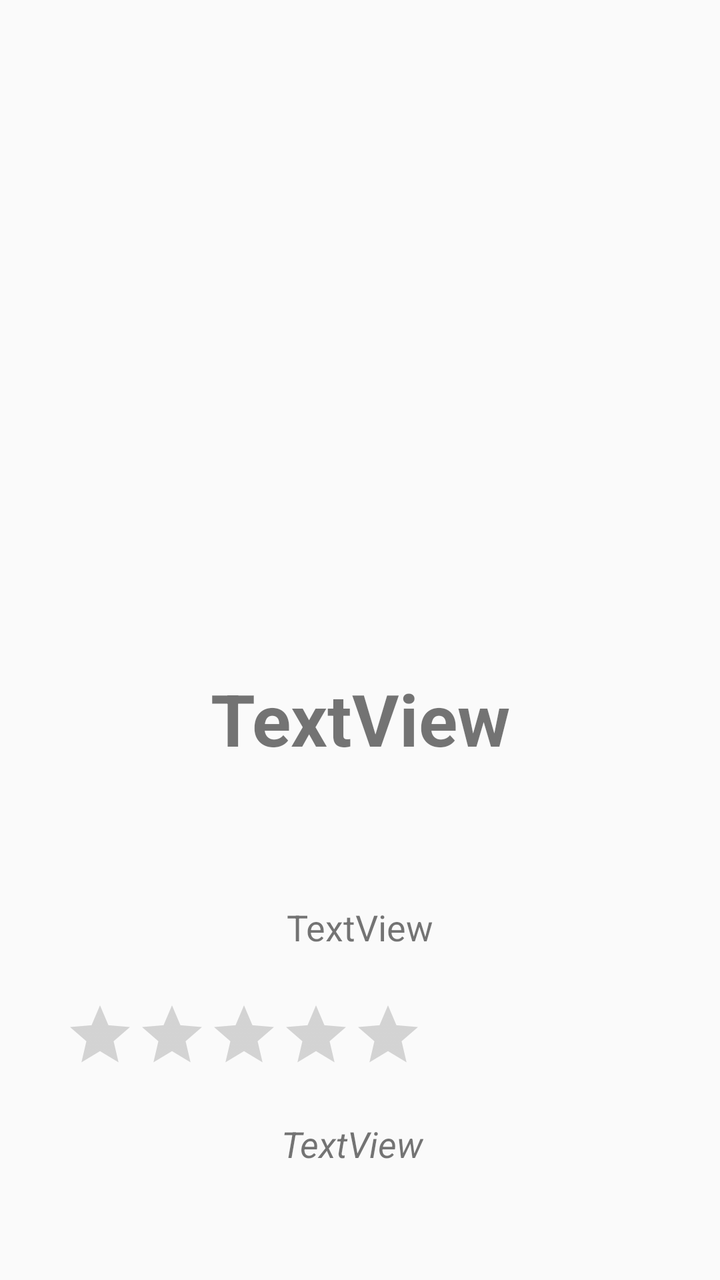
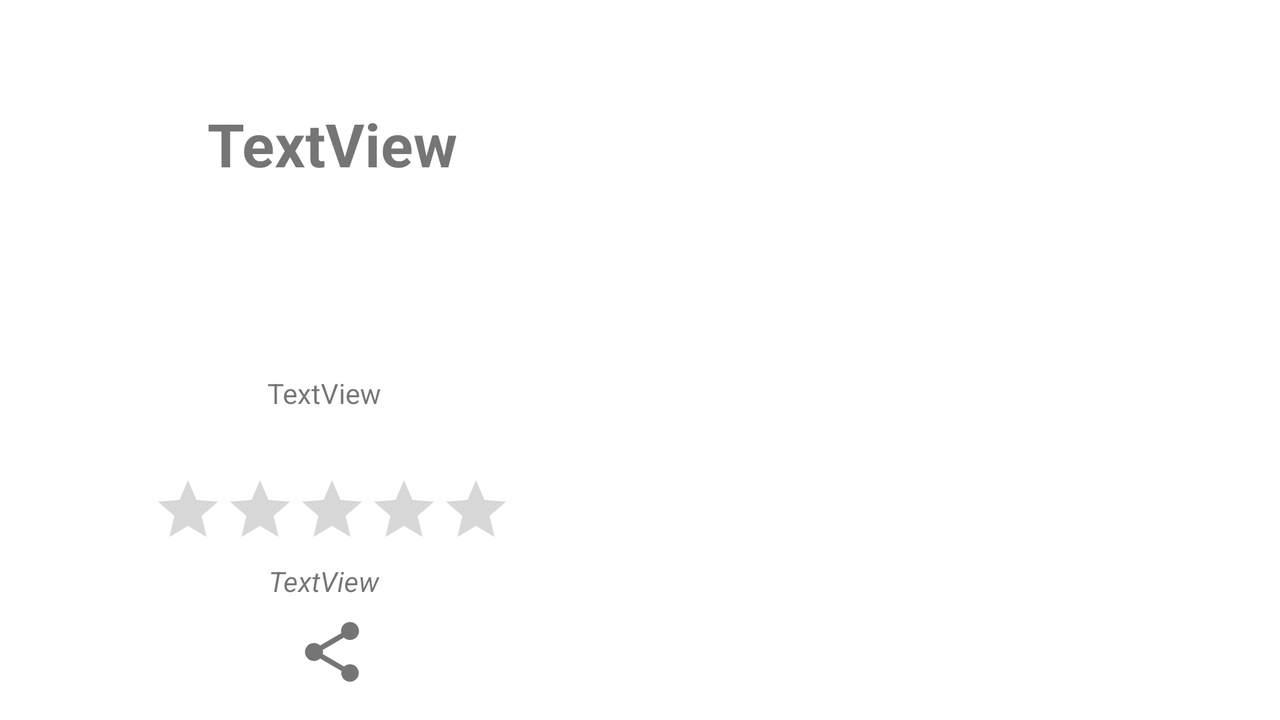

The same Android screen from two of the app's own layout files: first res/layout/ as a phone draws it, then the author's variant for another configuration, drawn on a device whose configuration selects that folder. Both files follow.
<!-- AndroidManifest.xml: application theme AppTheme -->
<!-- res/layout/marker__location.xml -->
<?xml version="1.0" encoding="utf-8"?>
<android.support.constraint.ConstraintLayout
    xmlns:android="http://schemas.android.com/apk/res/android"
    xmlns:app="http://schemas.android.com/apk/res-auto"
    xmlns:tools="http://schemas.android.com/tools"
    android:layout_width="match_parent"
    android:layout_height="match_parent">

    <ImageView
        android:id="@+id/bigPhoto"
        android:layout_width="360dp"
        android:layout_height="275dp"
        android:layout_marginEnd="16dp"
        android:layout_marginStart="16dp"
        app:layout_constraintEnd_toEndOf="parent"
        app:layout_constraintStart_toStartOf="parent"
        app:layout_constraintTop_toTopOf="parent"
        app:srcCompat="@drawable/heart"
        android:contentDescription="TODO" />

    <TextView
        android:id="@+id/location_info_name_set"
        android:layout_width="wrap_content"
        android:layout_height="wrap_content"
        android:layout_marginBottom="8dp"
        android:layout_marginEnd="8dp"
        android:layout_marginStart="8dp"
        android:text="TextView"
        android:textAlignment="center"
        android:textSize="36sp"
        android:textStyle="bold"
        app:layout_constraintBottom_toTopOf="@+id/location_info_address_set"
        app:layout_constraintEnd_toEndOf="parent"
        app:layout_constraintStart_toStartOf="parent"
        app:layout_constraintTop_toBottomOf="@+id/bigPhoto" />

    <TextView
        android:id="@+id/location_info_address_set"
        android:layout_width="wrap_content"
        android:layout_height="wrap_content"
        android:layout_marginBottom="24dp"
        android:layout_marginEnd="8dp"
        android:layout_marginStart="8dp"
        android:text="TextView"
        android:textAlignment="center"
        android:textSize="18sp"
        app:layout_constraintBottom_toTopOf="@+id/location_info_ratingBar"
        app:layout_constraintEnd_toEndOf="parent"
        app:layout_constraintStart_toStartOf="parent" />

    <RatingBar
        android:id="@+id/location_info_ratingBar"
        style="@android:style/Widget.DeviceDefault.RatingBar.Indicator"
        android:layout_width="wrap_content"
        android:layout_height="wrap_content"
        android:layout_marginBottom="24dp"
        android:layout_marginStart="32dp"
        app:layout_constraintBottom_toTopOf="@+id/location_info_distance_set"
        app:layout_constraintStart_toStartOf="parent" />

    <TextView
        android:id="@+id/location_info_ratingNumber"
        android:layout_width="wrap_content"
        android:layout_height="wrap_content"
        android:layout_marginEnd="16dp"
        android:layout_marginTop="8dp"
        android:textSize="18sp"
        app:layout_constraintBottom_toBottomOf="@+id/location_info_ratingBar"
        app:layout_constraintEnd_toEndOf="parent"
        app:layout_constraintStart_toEndOf="@+id/location_info_ratingBar"
        app:layout_constraintTop_toTopOf="@+id/location_info_ratingBar" />

    <TextView
        android:id="@+id/location_info_distance_set"
        android:layout_width="wrap_content"
        android:layout_height="wrap_content"
        android:layout_marginBottom="24dp"
        android:layout_marginEnd="16dp"
        android:layout_marginStart="8dp"
        android:text="TextView"
        android:textSize="18sp"
        android:textStyle="italic"
        app:layout_constraintBottom_toTopOf="@+id/shareImage"
        app:layout_constraintEnd_toEndOf="parent"
        app:layout_constraintStart_toStartOf="parent" />

    <ImageView
        android:id="@+id/shareImage"
        android:layout_width="wrap_content"
        android:layout_height="wrap_content"
        android:layout_marginBottom="32dp"
        android:layout_marginEnd="8dp"
        android:layout_marginStart="8dp"
        android:visibility="visible"
        app:layout_constraintBottom_toBottomOf="parent"
        app:layout_constraintEnd_toEndOf="parent"
        app:layout_constraintStart_toStartOf="parent"
        app:srcCompat="@drawable/ic_share_variant_grey600_36dp"
        android:contentDescription="TODO" />

</android.support.constraint.ConstraintLayout>
<!-- resources referenced by this layout -->
<resources>
  <!-- drawable ic_share_variant_grey600_36dp: png bitmap (drawable-hdpi, 1510 bytes) -->
  <style name="AppTheme" parent="Theme.AppCompat.Light.DarkActionBar">
          
          <item name="colorPrimary">@color/colorBlack</item>
          <item name="colorPrimaryDark">@color/colorBlack</item>
          <item name="colorAccent">@color/colorAccent</item>
      </style>
  <color name="colorBlack">#000000</color>
  <color name="colorAccent">#FF4081</color>
</resources>
<!-- res/layout-land/marker__location.xml (the author's variant of the layout above) -->
<!-- drawn on the phone turned sideways -->
<?xml version="1.0" encoding="utf-8"?>
<android.support.constraint.ConstraintLayout
    xmlns:android="http://schemas.android.com/apk/res/android"
    xmlns:app="http://schemas.android.com/apk/res-auto"
    xmlns:tools="http://schemas.android.com/tools"
    android:layout_width="match_parent"
    android:layout_height="match_parent">

    <ImageView
        android:layout_width="0dp"
        android:layout_height="0dp"
        app:layout_constraintBottom_toBottomOf="parent"
        app:layout_constraintEnd_toEndOf="parent"
        app:layout_constraintStart_toStartOf="parent"
        app:layout_constraintTop_toTopOf="parent"
        app:srcCompat="@android:color/background_light"
        android:contentDescription="TODO" />

    <ImageView
        android:id="@+id/bigPhoto"
        android:layout_width="300dp"
        android:layout_height="300dp"
        android:layout_marginBottom="8dp"
        android:layout_marginEnd="8dp"
        android:layout_marginStart="16dp"
        android:layout_marginTop="8dp"
        app:layout_constraintBottom_toBottomOf="parent"
        app:layout_constraintEnd_toEndOf="parent"
        app:layout_constraintHorizontal_bias="1.0"
        app:layout_constraintStart_toStartOf="parent"
        app:layout_constraintTop_toTopOf="parent"
        app:srcCompat="@drawable/heart"
        android:contentDescription="TODO" />

    <TextView
        android:id="@+id/location_info_name_set"
        android:layout_width="250dp"
        android:layout_height="100dp"
        android:layout_marginBottom="8dp"
        android:layout_marginEnd="32dp"
        android:layout_marginStart="32dp"
        android:layout_marginTop="24dp"
        android:text="TextView"
        android:textAlignment="center"
        android:textSize="30sp"
        android:textStyle="bold"
        app:layout_constraintBottom_toTopOf="@+id/location_info_address_set"
        app:layout_constraintEnd_toStartOf="@+id/bigPhoto"
        app:layout_constraintStart_toStartOf="parent"
        app:layout_constraintTop_toTopOf="parent" />

    <TextView
        android:id="@+id/location_info_address_set"
        android:layout_width="250dp"
        android:layout_height="50dp"
        android:layout_marginEnd="8dp"
        android:text="TextView"
        android:textAlignment="center"
        android:textSize="14sp"
        app:layout_constraintBottom_toTopOf="@+id/location_info_ratingBar"
        app:layout_constraintEnd_toEndOf="@+id/location_info_name_set"
        app:layout_constraintStart_toStartOf="@+id/location_info_name_set" />

    <RatingBar
        android:id="@+id/location_info_ratingBar"
        style="@android:style/Widget.DeviceDefault.RatingBar.Indicator"
        android:layout_width="wrap_content"
        android:layout_height="wrap_content"
        android:layout_marginBottom="8dp"
        android:layout_marginEnd="8dp"
        android:layout_marginStart="8dp"
        app:layout_constraintBottom_toTopOf="@+id/location_info_distance_set"
        app:layout_constraintEnd_toEndOf="@+id/location_info_name_set"
        app:layout_constraintStart_toStartOf="@+id/location_info_name_set" />

    <TextView
        android:id="@+id/location_info_ratingNumber"
        android:layout_width="wrap_content"
        android:layout_height="wrap_content"
        android:layout_marginStart="32dp"
        android:textSize="14sp"
        app:layout_constraintBottom_toBottomOf="@+id/location_info_ratingBar"
        app:layout_constraintStart_toEndOf="@+id/location_info_ratingBar"
        app:layout_constraintTop_toTopOf="@+id/location_info_ratingBar" />

    <TextView
        android:id="@+id/location_info_distance_set"
        android:layout_width="wrap_content"
        android:layout_height="wrap_content"
        android:layout_marginBottom="8dp"
        android:layout_marginEnd="8dp"
        android:text="TextView"
        android:textSize="14sp"
        android:textStyle="italic"
        app:layout_constraintBottom_toTopOf="@+id/shareImage"
        app:layout_constraintEnd_toEndOf="@+id/location_info_name_set"
        app:layout_constraintStart_toStartOf="@+id/location_info_name_set" />

    <ImageView
        android:id="@+id/shareImage"
        android:layout_width="wrap_content"
        android:layout_height="wrap_content"
        android:layout_marginBottom="16dp"
        android:layout_marginEnd="8dp"
        android:layout_marginStart="8dp"
        android:visibility="visible"
        app:layout_constraintBottom_toBottomOf="parent"
        app:layout_constraintEnd_toEndOf="@+id/location_info_name_set"
        app:layout_constraintStart_toStartOf="@+id/location_info_name_set"
        app:srcCompat="@drawable/ic_share_variant_grey600_36dp"
        android:contentDescription="TODO" />

</android.support.constraint.ConstraintLayout>
